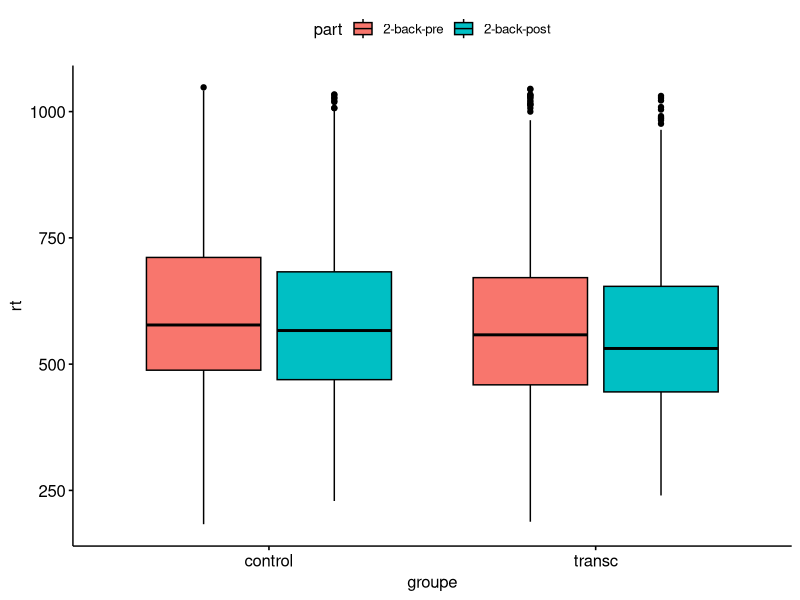
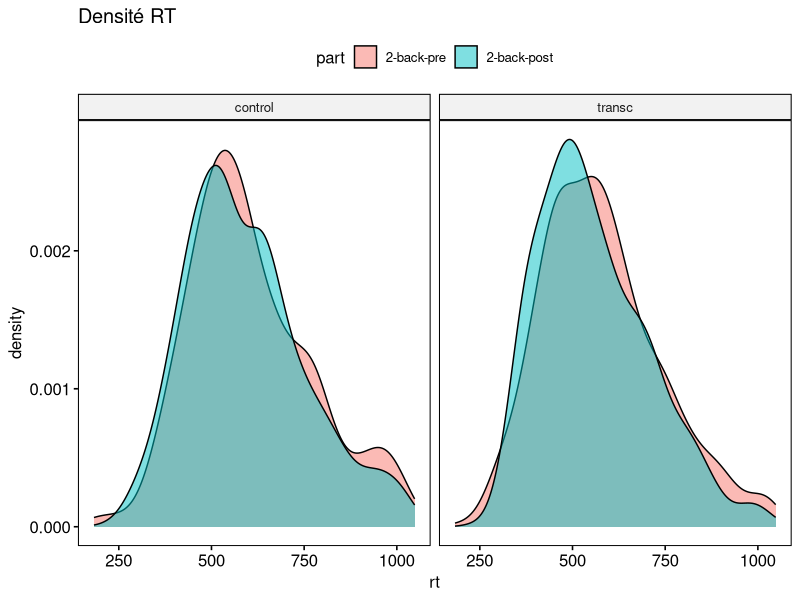
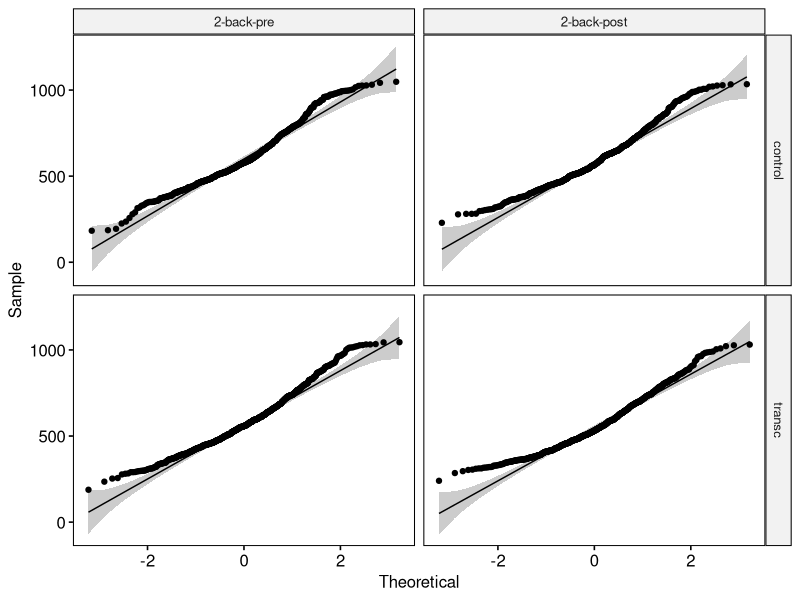
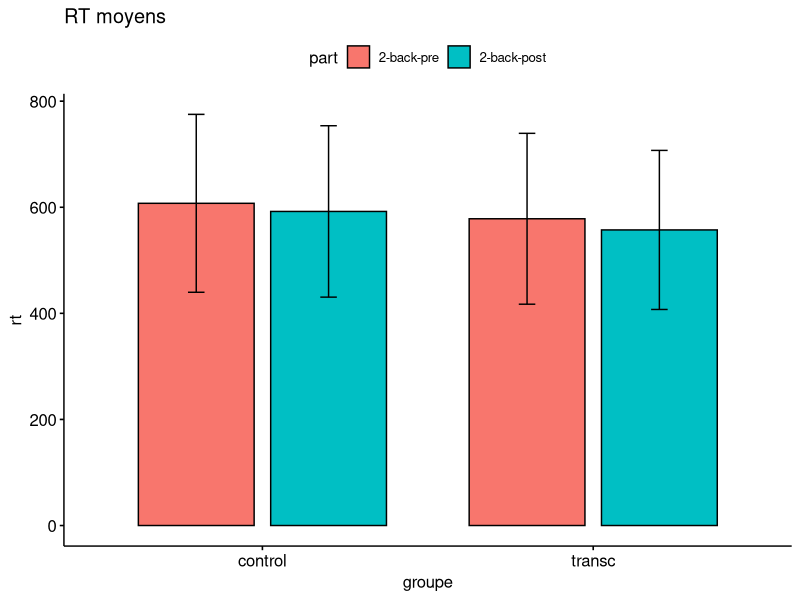

These charts were generated, in order, by the following R code:
## ---- chunk 1

library(tidyverse)
library(ggpubr)
library(rstatix)

## ---- chunk 2

nback <- read.csv2("data/nback.csv", sep = ",", fileEncoding="UTF-8-BOM")

nback$groupe <- as.factor(nback$groupe)
nback$subject_id <- as.factor(nback$subject_id)
nback$part <- factor(nback$part, levels = c("2-back-pre", "2-back-post"))
nback$id_2_back <- as.factor(nback$id_2_back)
nback$trial_id <- as.factor(nback$trial_id)

nback[is.na(nback)] <- 0

nback <- nback %>%
  filter(subject_id != 13) # trop de no-input

nback_summary <- nback %>%
  group_by(groupe, part) %>%
  summarize_if(is.numeric, mean)

nback_transc <- nback %>%
  filter(groupe == "transc")

nback_control <- nback %>%
  filter(groupe == "control")

nback_summary


## ---- chunk 3

nback_rt <- nback

out_rt <- boxplot.stats(nback_rt$rt)$out


nback_rt <- nback_rt %>%
  filter(!rt %in% out_rt)

ggboxplot(nback_rt, x = "groupe", y = "rt", fill = "part")

## ---- chunk 4

ggdensity(nback_rt, x = "rt", fill = "part", main = "Densité RT", facet.by = "groupe")

## ---- chunk 5

ggqqplot(nback_rt, x = "rt", facet.by = c("groupe", "part"))

## ---- chunk 6

nback_rt %>%
  group_by(groupe, part) %>%
  shapiro_test(rt)

## ---- chunk 7

ggbarplot(nback_rt, x = "groupe", y = "rt", fill = "part", position = position_dodge(0.8), add = "mean_sd", main = "RT moyens")

## ---- chunk 8



